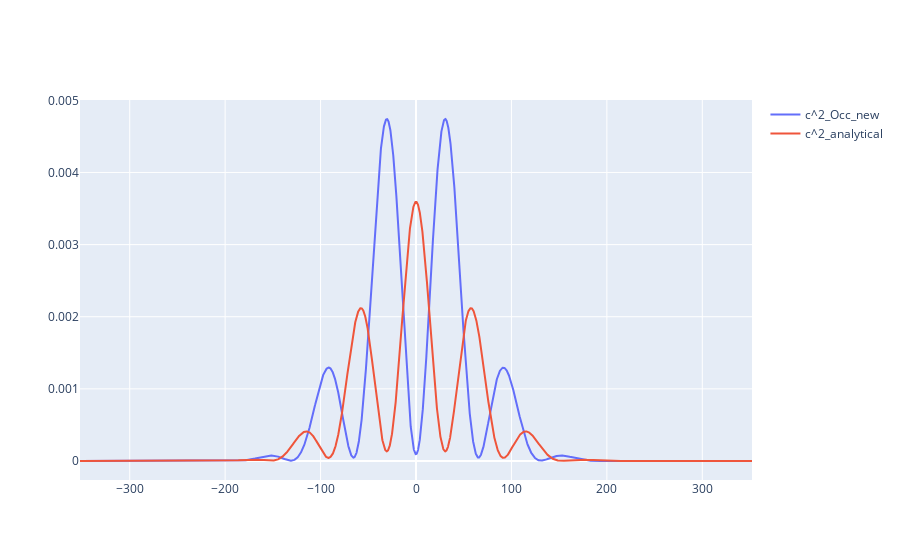

The notebook cell this image was saved under:
### Markdown cell above
# TIPTOE dense

### Code cell
df_dense=pd.read_csv("/home/user/BachelorThesis/trecxcoefftests/tiptoe_dense/0013/expec", sep='\s+', header=8)
#shift every column name by one and remove the first column
df_dense.columns = df_dense.columns[1:].tolist() + [""]
#remove last column
df_dense = df_dense.iloc[:, :-1]


time0 = extract_time("/home/user/BachelorThesis/trecxcoefftests/tiptoe_dense/0013/Laser")
field0 = extractField_0("/home/user/BachelorThesis/trecxcoefftests/tiptoe_dense/0013/Laser")

integrand = np.exp(1j* 1/4 * np.array(time0)) * np.array(field0)*3
cumulative_integral = cumulative_trapezoid(-1j*integrand, x=np.array(time0), initial=0)
interp_func = interp1d(time0, cumulative_integral, kind='cubic', fill_value="extrapolate")
cumulative_integral_reduced = interp_func(df_dense["Time"])



fig = go.Figure()
fig.add_trace(go.Scatter(x=np.array(df_dense["Time"]), y=np.array(df_dense["<Occ{H0:1}>"]), mode='lines', name='c^2_Occ_new'))
fig.add_trace(go.Scatter(x=np.array(df_dense["Time"]), y=np.abs(cumulative_integral_reduced)**2, mode='lines', name='c^2_analytical'))
#fig.add_trace(go.Scatter(x=np.array(df_dense["Time"]), y=np.array(df_dense["Re{<H0:2|psi>}"]**2+df_dense["Imag{<H0:2|psi>}"]**2), mode='lines', name='c^2_new'))
#fig.add_trace(go.Scatter(x=np.array(df_dense["Time"]), y=np.array(df_dense["Re{<H0:0|psi>}"]), mode='lines', name='c^2_new'))

### Figure 1 — Plotly figure (JSON) as saved in the notebook; plotly's stock layout.template omitted (floating-point values rounded to 4 significant figures; data arrays with more than 128 entries replaced by an {"elided": "..."} marker saying what was removed)
{"data": [{"mode": "lines", "name": "c^2_Occ_new", "type": "scatter", "x": {"elided": "7043 float values"}, "y": {"elided": "7043 float values"}}, {"mode": "lines", "name": "c^2_analytical", "type": "scatter", "x": {"elided": "7043 float values"}, "y": {"elided": "7043 float values"}}], "layout": {}}
